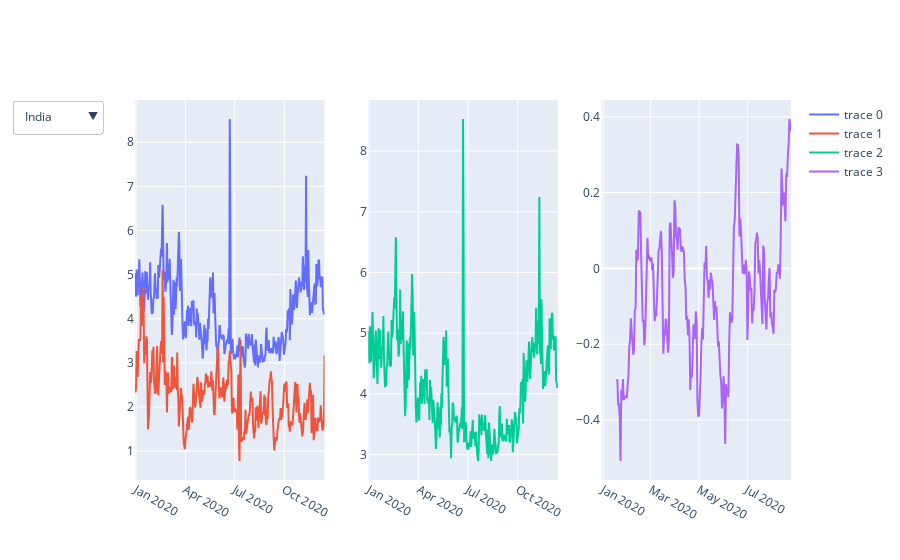
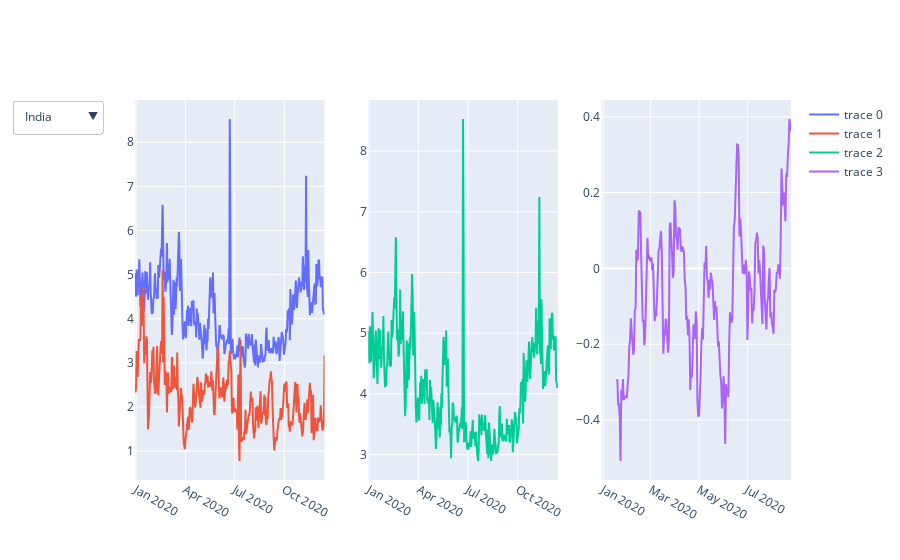

Source (notebook cell) for these figures, in order:
### Code cell
import plotly.graph_objects as go
import numpy as np
from plotly.subplots import make_subplots

# data
#x = list(np.linspace(-np.pi, np.pi, 100))
values_1 = india.groupby('Date')['median'].mean()
#values_1b = [elem*-1 for elem in values_1]
values_2 = list(china.groupby('Date')['median'].mean())
#values_2b = [elem*-1 for elem in values_2]
values_3 = list(united_kingdom.groupby('Date')['median'].mean())
values_4 = list(unitied_states.groupby('Date')['median'].mean())
values_5 = list(australia.groupby('Date')['median'].mean())
values_6 = list(japan.groupby('Date')['median'].mean())

values_corr_2020 = list(corr_df_2020.groupby('Date')['Corr'].mean())
# TODO: values_corr_2019 = list(corr_df_2019.groupby('Date')['Corr'].mean())

# plotly setup]

fig_2020 = make_subplots(rows=1, cols=3)
# Add one ore more traces
fig_2020.add_trace(go.Scatter(x=values_1.index, y=values_1),row=1, col=1)
fig_2020.add_trace(go.Scatter(x=values_1.index, y=values_3),row=1, col=1)
fig_2020.add_trace(go.Scatter(x=values_1.index, y=values_1),row=1, col=2)
fig_2020.add_trace(go.Scatter(x=values_1.index, y=values_corr_2020),row=1, col=3)

# TODO: fig_2019
fig_2019 = fig_2020

#fig.add_traces(go.Scatter(x=china.index, y=values_1))

# construct menus
updatemenus = [{'buttons': [{'method': 'update',
                             'label': 'India',
                             'args': [{'y': [values_1]},]
                              },
                            {'method': 'update',
                             'label': 'China',
                             'args': [{'y': [values_2]},]},{'method': 'update',
                             'label': 'UK',
                             'args': [{'y': [values_3]},]},{'method': 'update',
                             'label': 'US',
                             'args': [{'y': [values_4]},]},{'method': 'update',
                             'label': 'Australia',
                             'args': [{'y': [values_5]},]},{'method': 'update',
                             'label': 'Japan',
                             'args': [{'y': [values_6]},]}
                           ],
                'direction': 'down',
                'showactive': True,}]

# update layout with buttons, and show the figure
fig_2020.update_layout(updatemenus=updatemenus)


pn.Row(fig_2019.show(),fig_2020.show())

### Figure 1 — Plotly figure (JSON) as saved in the notebook; plotly's stock layout.template omitted (floating-point values rounded to 4 significant figures; data arrays with more than 128 entries replaced by an {"elided": "..."} marker saying what was removed)
{"data": [{"type": "scatter", "x": {"elided": "351 str values"}, "xaxis": "x", "y": {"elided": "351 float values"}, "yaxis": "y"}, {"type": "scatter", "x": {"elided": "351 str values"}, "xaxis": "x", "y": {"elided": "351 float values"}, "yaxis": "y"}, {"type": "scatter", "x": {"elided": "351 str values"}, "xaxis": "x2", "y": {"elided": "351 float values"}, "yaxis": "y2"}, {"type": "scatter", "x": {"elided": "351 str values"}, "xaxis": "x3", "y": {"elided": "240 float values"}, "yaxis": "y3"}], "layout": {"updatemenus": [{"buttons": [{"args": [{"y": {"elided": "1x351 float values"}}], "label": "India", "method": "update"}, {"args": [{"y": {"elided": "1x351 float values"}}], "label": "China", "method": "update"}, {"args": [{"y": {"elided": "1x351 float values"}}], "label": "UK", "method": "update"}, {"args": [{"y": {"elided": "1x351 float values"}}], "label": "US", "method": "update"}, {"args": [{"y": {"elided": "1x351 float values"}}], "label": "Australia", "method": "update"}, {"args": [{"y": {"elided": "1x345 float values"}}], "label": "Japan", "method": "update"}], "direction": "down", "showactive": true}], "xaxis": {"anchor": "y", "domain": [0, 0.2889]}, "xaxis2": {"anchor": "y2", "domain": [0.3556, 0.6444]}, "xaxis3": {"anchor": "y3", "domain": [0.7111, 1]}, "yaxis": {"anchor": "x", "domain": [0, 1]}, "yaxis2": {"anchor": "x2", "domain": [0, 1]}, "yaxis3": {"anchor": "x3", "domain": [0, 1]}}}

### Figure 2 — Plotly figure (JSON) as saved in the notebook; plotly's stock layout.template omitted (floating-point values rounded to 4 significant figures; data arrays with more than 128 entries replaced by an {"elided": "..."} marker saying what was removed)
{"data": [{"type": "scatter", "x": {"elided": "351 str values"}, "xaxis": "x", "y": {"elided": "351 float values"}, "yaxis": "y"}, {"type": "scatter", "x": {"elided": "351 str values"}, "xaxis": "x", "y": {"elided": "351 float values"}, "yaxis": "y"}, {"type": "scatter", "x": {"elided": "351 str values"}, "xaxis": "x2", "y": {"elided": "351 float values"}, "yaxis": "y2"}, {"type": "scatter", "x": {"elided": "351 str values"}, "xaxis": "x3", "y": {"elided": "240 float values"}, "yaxis": "y3"}], "layout": {"updatemenus": [{"buttons": [{"args": [{"y": {"elided": "1x351 float values"}}], "label": "India", "method": "update"}, {"args": [{"y": {"elided": "1x351 float values"}}], "label": "China", "method": "update"}, {"args": [{"y": {"elided": "1x351 float values"}}], "label": "UK", "method": "update"}, {"args": [{"y": {"elided": "1x351 float values"}}], "label": "US", "method": "update"}, {"args": [{"y": {"elided": "1x351 float values"}}], "label": "Australia", "method": "update"}, {"args": [{"y": {"elided": "1x345 float values"}}], "label": "Japan", "method": "update"}], "direction": "down", "showactive": true}], "xaxis": {"anchor": "y", "domain": [0, 0.2889]}, "xaxis2": {"anchor": "y2", "domain": [0.3556, 0.6444]}, "xaxis3": {"anchor": "y3", "domain": [0.7111, 1]}, "yaxis": {"anchor": "x", "domain": [0, 1]}, "yaxis2": {"anchor": "x2", "domain": [0, 1]}, "yaxis3": {"anchor": "x3", "domain": [0, 1]}}}
